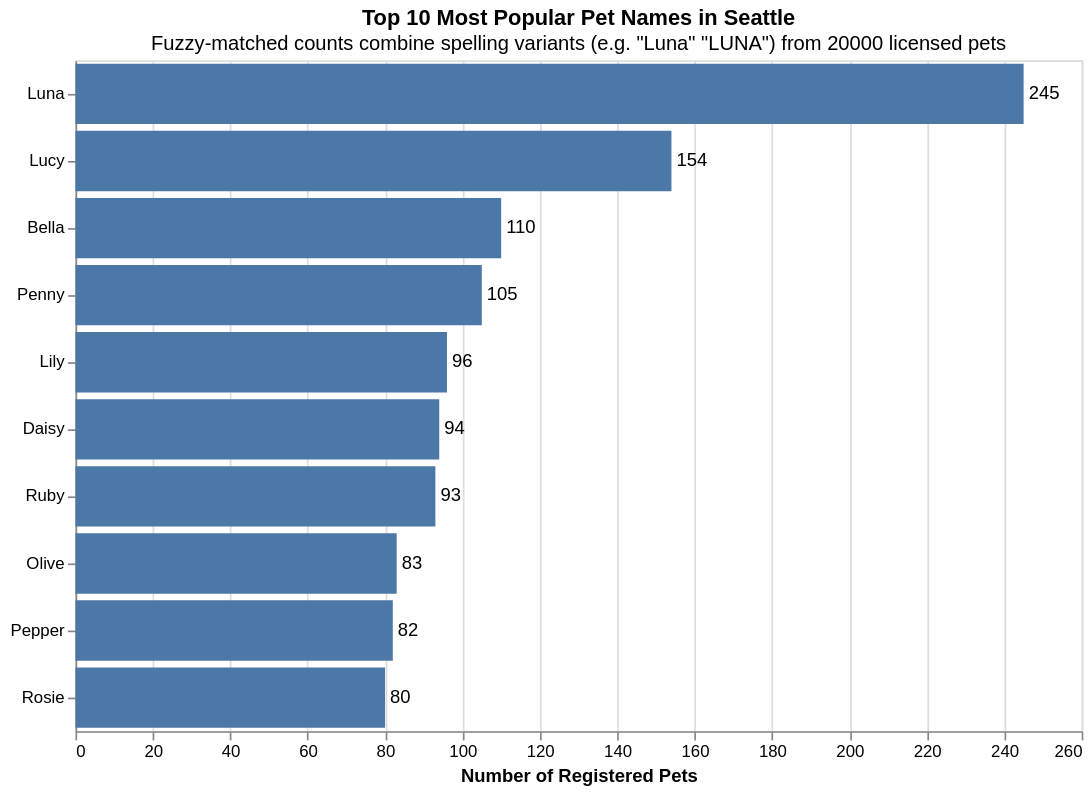

Notebook source saved alongside this figure:
### Markdown cell above
#### Step 4: Perfect and Save Your Plot
Take your plot from above and make it beautiful. Add a descriptive title, subtitle, and axes labels. Edit the fonts and styles to be attractive and well-sized. Add alt-text using the `description` argument and make sure it describes the data behind the plot.

### Code cell
bar_chart = alt.Chart(
    normalized_top_names_freq_df,
    title=alt.Title(
        text="Top 10 Most Popular Pet Names in Seattle",
        subtitle="Fuzzy-matched counts combine spelling variants (e.g. \"Luna\", \"LUNA\") from 20000 licensed pets",
    ),
    description=(
        "A horizontal bar chart showing the 10 most frequent pet names registered in Seattle. " +
        "Counts are aggregated using fuzzy string matching to combine near-identical spelling variants. " +
        "Luna is the most popular name with 245 appearance, followed by Bella and Charlie. " +
        "All names shown appear more than 50 times in the dataset."
    ),
).mark_bar().encode(
    y=alt.Y(
        "name:N",
        title=None,
        sort="-x",
    ),
    x=alt.X(
        "frequency:Q",
        title="Number of Registered Pets",
    ),
).properties(width=600, height=400)

text_overlay = bar_chart.mark_text(
    align="left",
    baseline="middle",
    dx=3,
).encode(
    text=alt.Text("frequency:Q"),
)

bar_chart + text_overlay

### Figure 1 — Vega-Lite specification as saved in the notebook (floating-point values rounded to 4 significant figures)
{"config": {"view": {"continuousWidth": 300, "continuousHeight": 300}}, "layer": [{"mark": {"type": "bar"}, "description": "A horizontal bar chart showing the 10 most frequent pet names registered in Seattle. Counts are aggregated using fuzzy string matching to combine near-identical spelling variants. Luna is the most popular name with 245 appearance, followed by Bella and Charlie. All names shown appear more than 50 times in the dataset.", "encoding": {"x": {"field": "frequency", "title": "Number of Registered Pets", "type": "quantitative"}, "y": {"field": "name", "sort": "-x", "title": null, "type": "nominal"}}, "title": {"text": "Top 10 Most Popular Pet Names in Seattle", "subtitle": "Fuzzy-matched counts combine spelling variants (e.g. \"Luna\" \"LUNA\") from 20000 licensed pets"}}, {"mark": {"type": "text", "align": "left", "baseline": "middle", "dx": 3}, "description": "A horizontal bar chart showing the 10 most frequent pet names registered in Seattle. Counts are aggregated using fuzzy string matching to combine near-identical spelling variants. Luna is the most popular name with 245 appearance, followed by Bella and Charlie. All names shown appear more than 50 times in the dataset.", "encoding": {"text": {"field": "frequency", "type": "quantitative"}, "x": {"field": "frequency", "title": "Number of Registered Pets", "type": "quantitative"}, "y": {"field": "name", "sort": "-x", "title": null, "type": "nominal"}}, "title": {"text": "Top 10 Most Popular Pet Names in Seattle", "subtitle": "Fuzzy-matched counts combine spelling variants (e.g. \"Luna\" \"LUNA\") from 20000 licensed pets"}}], "data": {"name": "data-60e8e80f191168dd8551ef6c943d24e2"}, "height": 400, "width": 600, "$schema": "https://vega.github.io/schema/vega-lite/v6.1.0.json", "datasets": {"data-60e8e80f191168dd8551ef6c943d24e2": [{"name": "Luna", "frequency": 245}, {"name": "Lucy", "frequency": 154}, {"name": "Bella", "frequency": 110}, {"name": "Penny", "frequency": 105}, {"name": "Lily", "frequency": 96}, {"name": "Daisy", "frequency": 94}, {"name": "Ruby", "frequency": 93}, {"name": "Olive", "frequency": 83}, {"name": "Pepper", "frequency": 82}, {"name": "Rosie", "frequency": 80}]}}
